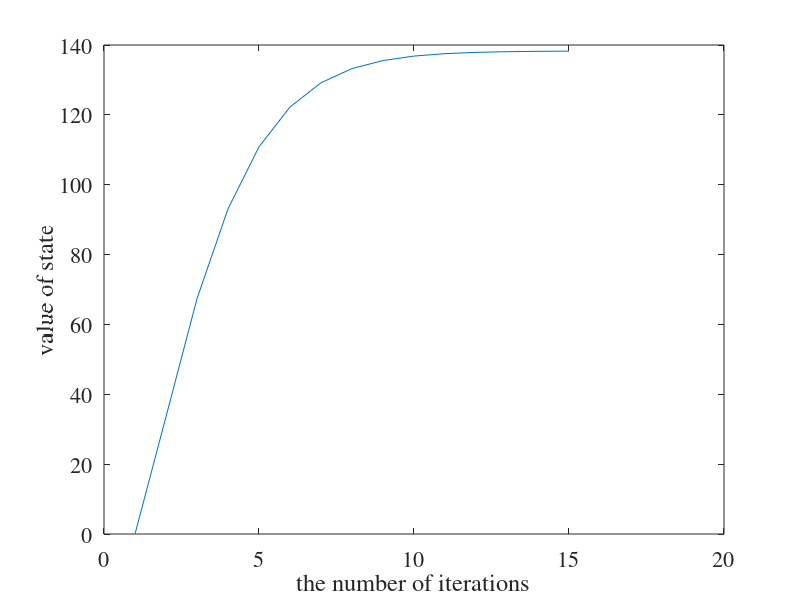
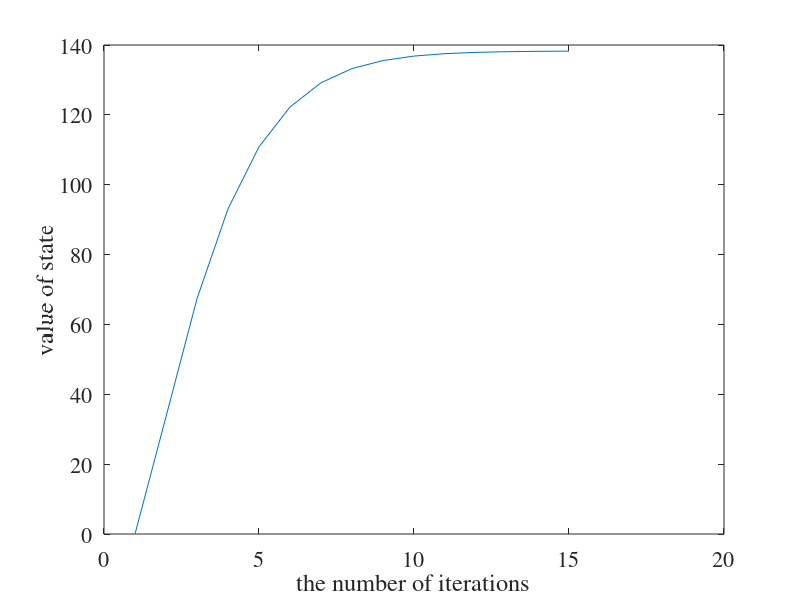
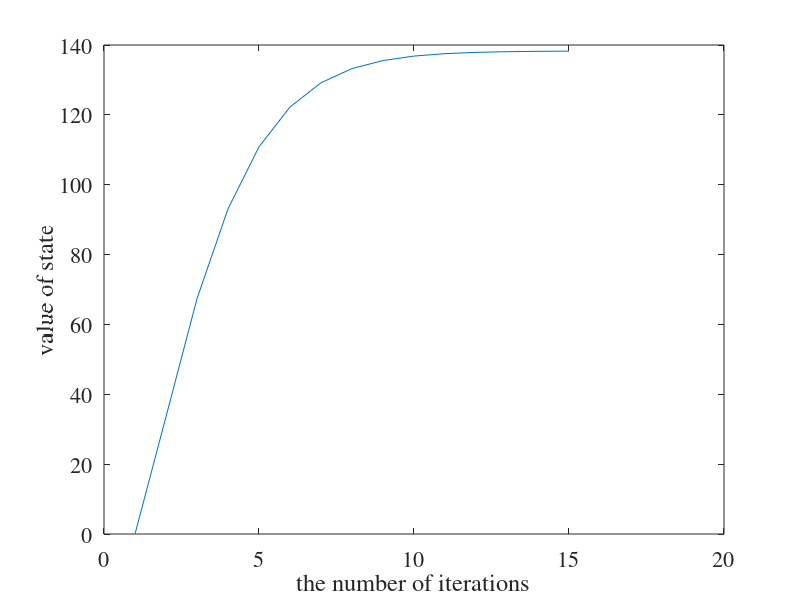
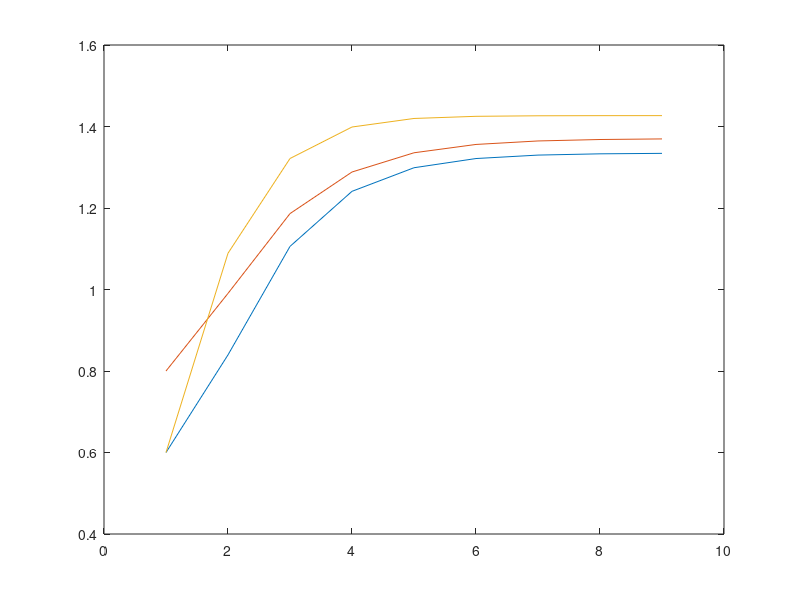

MATLAB code to generate these figures, in order: (Note: this script raises an error after producing the figures.)
function PlotPlot()
Resource_networking_max_unit=20;%SP全部的networking资源，这里的单位为Unit     20*100Mbps
Rescource_storage_max_unit=20;%SP全部的storage资源，这里的单位为Unit               20GB
Resource_computing_max_unit=20;%SP全部的computing资源，这里的单位为Unit    40CPU
Resource_max_unit=[Resource_networking_max_unit,Rescource_storage_max_unit,Resource_computing_max_unit];

delta_networking=1;%一个slice_request请求了1块networking资源 100Mbps
delta_storage=1;%一个slice_request分别请求了2块storage资源 1GB
delta_computing=2;%一个slice_request分别请求了1块computing资源 2CPU
%
delta_recourse=[delta_networking,delta_storage,delta_computing];
load singleData/Value_State_record.mat %figure 1
load singleData/price_record.mat %price iteration plot figure 2
load singleData/X_recourse_record.mat %X_recourse iteration plot figure 3
% size(Value_State_record)
% size(price_record)
% size(price_record)

%figure 5
load singleData/Phi
load singleData/Phi_Greedy.mat
load singleData/Phi_MMF.mat

load singleData/X_Recourse_Unit_Optimal.mat
load singleData/X_Recourse_Unit_Greedy.mat
load singleData/X_Recourse_Unit_MMF.mat

load singleData/Value_State.mat%最优值函数
load singleData/Price_Optimal.mat

load singleData/reward_optimal.mat;%价格 figure 4
load singleData/reward_Greedy.mat;
load singleData/reward_MMF.mat;
%%%%%%%%%%%%%%%%%%%%%%%%%%%%%%%%%%%%%%%%%%%%%%
%figure 1
%MDP value iteration process
%chose state=State_Space{1,1}
load singleData/State_Space;
state=State_Space{13,6};
[temp,value_state_iteration_times]=size(Value_State_record);
value_iteration_special_state=[];
for i =1:value_state_iteration_times
    value_iteration_special_state=[value_iteration_special_state,Value_State_record{i}(13,6)];
end

iteration_times=[];

for i=1:length(value_iteration_special_state)
    iteration_times=[iteration_times,i];
end

figure(1)
plot(iteration_times,value_iteration_special_state);
%axis([1,30,0 800])
set(gca,'fontname','times') 
set(gca,'fontsize',16)
%title('the iteration of value state')
xlabel('the number of iterations')
ylabel('value of state')
saveas(gcf,"./Figure3-5/iterationOfValueState.fig");
saveas(gcf,"./Figure3-5/iterationOfValueState.eps" );
saveas(gcf,"./Figure3-5/iterationOfValueState.png");

% %%%%%%%%%%%%%%%%%%%%%%%%%%%%%%%%%%%%%%%%%%%%%%%%%%%%%%%%%%%%%%%%%%%%%%%%%%%%%%%
%figure 2
%game iteration price change
%choose state = State_Space{1,1}
%choose first resource
price_iteration=price_record{13,6};
price_iteration_x_axis=[];
for i=1:length(price_iteration)
    price_iteration_x_axis=[price_iteration_x_axis,i];
end

networking_price_iteration=[];
storage_price_iteration=[];
computing_price_iteration=[];
for i=1:length(price_iteration)
    networking_price_iteration=[networking_price_iteration,price_iteration{i}(1)];
    storage_price_iteration=[storage_price_iteration,price_iteration{i}(2)];
    computing_price_iteration=[computing_price_iteration,price_iteration{i}(3)];
    
end


figure(2)
% ts1 = timeseries(networking_price_iteration, price_iteration_x_axis);
% ts2 = timeseries(storage_price_iteration, price_iteration_x_axis);
% ts3 = timeseries(computing_price_iteration, price_iteration_x_axis);
% plot(ts1,ts2,ts3)
p=plot(price_iteration_x_axis,networking_price_iteration,...
    price_iteration_x_axis,storage_price_iteration,...
    price_iteration_x_axis,computing_price_iteration);
p(1).LineWidth=1;
p(1).LineStyle='-';
p(1).Marker='o';
p(2).LineWidth=1;
p(2).LineStyle='-';
p(2).Marker='s';
p(3).LineWidth=1;
p(3).LineStyle='-';
p(3).Marker='x';
axis( [1 9 0.6 1.6] )
set(gca,'xtick',1:1:9);
set(1,'DefaultAxesLineStyleOrder',{'-o',':s','--+'})
%title('the iteration of price')
xlabel('the number of iterations')
ylabel('price')
legend('networking','storage','computing','Location','southeast')
set(gca,'fontname','times') 
set(gca,'fontsize',16')
saveas(gcf,"./Figure3-5/iterationOfPrice.fig");
saveas(gcf,"./Figure3-5/iterationOfPrice.eps" );
saveas(gcf,"./Figure3-5/iterationOfPrice.png");

%%%%%%%%%%%%%%%%%%%%%%%%%%%%%%%%%%%%%%%%%%%%%%%%%%%%%%%%%%%%%%%%%%%%%%%%%%%%%%%
%figure 3
X_iteration=X_recourse_record{13,6};
X_iteration_x_axis=[];
for i=1:length(X_iteration)
    X_iteration_x_axis=[X_iteration_x_axis,i];
end

networking_X_iteration=[];
storage_X_iteration=[];
computing_X_iteration=[];
for i=1:length(X_iteration)
    networking_X_iteration=[networking_X_iteration,X_iteration{i}(1)];
    storage_X_iteration=[storage_X_iteration,X_iteration{i}(2)];
    computing_X_iteration=[computing_X_iteration,X_iteration{i}(3)]; 
end
figure(3)
p3=plot(X_iteration_x_axis,networking_X_iteration,...
    X_iteration_x_axis,storage_X_iteration,...
    X_iteration_x_axis,computing_X_iteration);
axis( [1 9 0.5 4] )
set(gca,'xtick',1:1:9);
p3(1).LineWidth=1;
p3(1).LineStyle='-';
p3(1).Marker='o';
p3(2).LineWidth=1;
p3(2).LineStyle='-';
p3(2).Marker='s';
p3(3).LineWidth=1;
p3(3).LineStyle='-';
p3(3).Marker='x';

%title('the iteration of x')
xlabel('the number of iterations')
ylabel('$x_{i,j,z}(t)$','Interpreter','LaTex')
set(gca,'fontname','times') 
set(gca,'fontsize',16')
legend('networking','storage','computing','Location','northeast')
saveas(gcf,"./Figure3-5/iterationOfX.fig");
saveas(gcf,"./Figure3-5/iterationOfX.eps" );
saveas(gcf,"./Figure3-5/iterationOfX.png");


%figure 4
%3-D bar
figure(4)
reward_optimal_new=fliplr(reward_optimal(6:15,1:10));


h=bar3(reward_optimal_new,'w')
pos=axis;
xlabel({'   avaliable' 'resource(%)   '},'position',[6 13 0])
ylabel('request number','position',[-1 8 0])
zlabel('reward')
%title('reward of optimal')
% %colorbar
% %set(h,{'cdata'},cellfun(@(z)kron(z(2:6:end,2:3),ones(6,2)),get(h,'ZData'),'un',0))
set(gca,'xticklabel',{'  ','20','  ','  ','  ','60','  ','  ','  ','100'});
set(gca,'yticklabel',{'1','  ','  ','  ','5',' ','  ','  ','  ','10'});

set(gca,'fontname','times') 
set(gca,'fontsize',16')
saveas(gcf,"./Figure3-5/reward_of_optimal.fig");
saveas(gcf,"./Figure3-5/reward_of_optimal.eps" );
saveas(gcf,"./Figure3-5/reward_of_optimal.png");

%figure 5
%the percentage of allocate request
%choose the resource max situation(in fact, the situtation can be choosed
%randomly.
%the number of choosen is Phi, Phi_Greedy, Phi_MMF
%Phi(:,20) the number is from 30~10
%%%%%%%%%%%%%%%%%%%%%%%%%%%%%%%%%%

optimal_number=Phi(1:11,1)';
Greedy_number=Phi_Greedy(1:11,1)';
MMF_number=Phi_MMF(1:11,1)';
optimal_X_resource=X_Recourse_Unit_Optimal(1:11,1)';
Greedy_X_resource=X_Recourse_Unit_Greedy(1:11,1)';
MMF_X_resource=X_Recourse_Unit_MMF(1:11,1)';

%only use first resource

optimal_percentage=[];
Greedy_percentage=[];
MMF_percentage=[];
max_number=state(1);
for i =1:length(optimal_number)
    
    state=State_Space{i,1};
    optimal_resource=optimal_X_resource{i};
    Greedy_resource=Greedy_X_resource{i};
    MMF_resource=MMF_X_resource{i};
    optimal_percentage(i)=100*(optimal_number(i)*delta_recourse(1)*optimal_resource(1)/Resource_max_unit(1));
    Greedy_percentage(i)=100*(Greedy_number(i)*delta_recourse(1)*Greedy_resource(1)/Resource_max_unit(1));
    MMF_percentage(i)=100*(MMF_number(i)*delta_recourse(1)*MMF_resource(1)/Resource_max_unit(1));
end
optimal_percentage=fliplr(optimal_percentage)./100;
Greedy_percentage=fliplr(Greedy_percentage)./100;
MMF_percentage=fliplr(MMF_percentage)./100;

barNumber=[];
number=5:1:15;
% for i=1:length(number)
%  
%     barNumber=[barNumber
%         number(i),number(i),number(i)];
% end
% bar_percentage=[];
% for i=1:length(number)
%     bar_percentage=[bar_percentage
%         optimal_percentage(i),Greedy_percentage(i),MMF_percentage(i)];
% end
% 
figure(5)
%p5=bar(barNumber,bar_percentage);
p5=plot(number,optimal_percentage,number,Greedy_percentage,number,MMF_percentage);
p5(1).LineWidth=1;
p5(1).LineStyle='-';
p5(1).Marker='o';
p5(2).LineWidth=1;
p5(2).LineStyle='-';
p5(2).Marker='s';
p5(3).LineWidth=1;
p5(3).LineStyle='-';
p5(3).Marker='x';
% 
xlabel('request number')
ylabel('admissible ratio')
legend({'OAR','Greedy','MMF'},'location','southwest')
set(gca,'fontname','times') 
set(gca,'fontsize',16')
saveas(gcf,"./Figure3-5/allocatedPercentage.fig");
saveas(gcf,"./Figure3-5/allocatedPercentage.eps" );
saveas(gcf,"./Figure3-5/allocatedPercentage.png");

figure(6)

optimal_reward=reward_optimal(1:15,5)';
Greedy_reward=reward_Greedy(1:15,5)';
MMF_reward=reward_MMF(1:15,5)';
number=1:1:15;
optimal_reward=fliplr(optimal_reward);
Greedy_reward=fliplr(Greedy_reward);
MMF_reward=fliplr(MMF_reward);
p6=plot(number,optimal_reward,number,Greedy_reward,number,MMF_reward);
p6(1).LineWidth=1;
p6(1).LineStyle='-';
p6(1).Marker='o';
p6(2).LineWidth=1;
p6(2).LineStyle='-';
p6(2).Marker='s';
p6(3).LineWidth=1;
p6(3).LineStyle='-';
p6(3).Marker='x';
axis([1,10,0,200])
xlabel('request number')
ylabel('reward')
legend({'OAR','Greedy','MMF'},'location','southwest')
set(gca,'fontname','times') 
set(gca,'fontsize',16')
barNumber=[];

% for i=1:length(number)
%  
%     barNumber=[barNumber
%         number(i),number(i),number(i)];
% end
% bar_reward=[];
% for i=1:length(number)
%     bar_reward=[bar_reward
%         optimal_reward(i),Greedy_reward(i),MMF_reward(i)];
% end
% p6=bar(barNumber,bar_reward);
% xlabel('request number')
% ylabel('reward')
% legend('optimal','Greedy','MMF')
%grid on
saveas(gcf,"./Figure3-5/RewardCompare.fig");
saveas(gcf,"./Figure3-5/RewardCompare.eps" );
saveas(gcf,"./Figure3-5/RewardCompare.png");



figure(7)

optimal_reward=reward_optimal(1,:);
Greedy_reward=reward_Greedy(1,:);
MMF_reward=reward_MMF(1,:);
number=1:1:11;
optimal_reward=fliplr(optimal_reward);
Greedy_reward=fliplr(Greedy_reward);
MMF_reward=fliplr(MMF_reward);
p7=plot(number,optimal_reward,number,Greedy_reward,number,MMF_reward);
p7(1).LineWidth=1;
p7(1).LineStyle='-';
p7(1).Marker='o';
p7(2).LineWidth=1;
p7(2).LineStyle='-';
p7(2).Marker='s';
p7(3).LineWidth=1;
p7(3).LineStyle='-';
p7(3).Marker='x';
xlabel('percentage(%)')
ylabel('reward')
axis([1,10,-50,200])
legend({'OAR','Greedy','MMF'},'location','northwest')
set(gca,'xticklabel',{'20','40','60','80', '100'});
set(gca,'fontname','times') 
set(gca,'fontsize',16')
barNumber=[];

% for i=1:length(number)
%  
%     barNumber=[barNumber
%         number(i),number(i),number(i)];
% end
% bar_reward=[];
% for i=1:length(number)
%     bar_reward=[bar_reward
%         optimal_reward(i),Greedy_reward(i),MMF_reward(i)];
% end
% p6=bar(barNumber,bar_reward);
% xlabel('request number')
% ylabel('reward')
% legend('optimal','Greedy','MMF')
%grid on
saveas(gcf,"./Figure3-5/RewardCompare_resource.fig");
saveas(gcf,"./Figure3-5/RewardCompare_resource.eps" );
saveas(gcf,"./Figure3-5/RewardCompare_resource.png");

end
